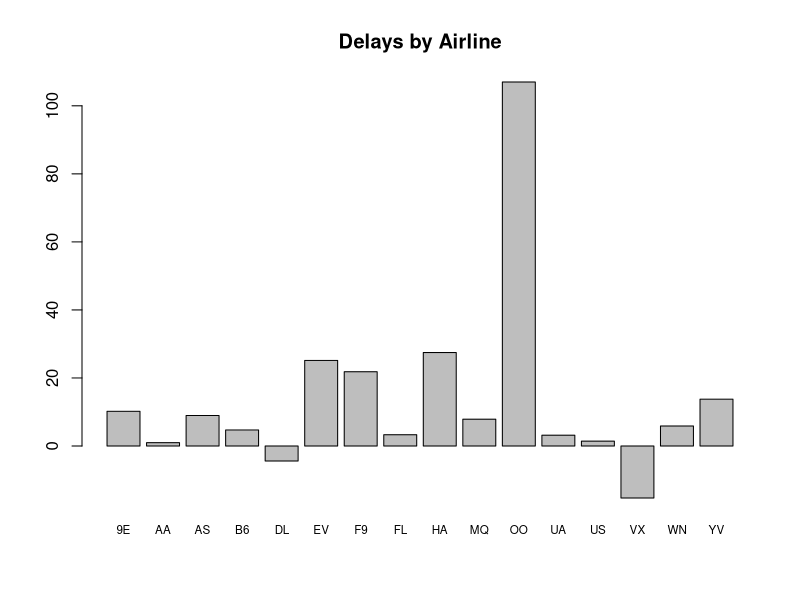

This figure's R source:
## ---- chunk 1
somedata <- c(10.4, 9.8, 5.6, 4,9, 2,4, 3.1, 7.2, 6.4, 8.8, 12.5, 21.7)

## ---- chunk 2
somedata[5]
## ---- chunk 3
somedata[-5]
## ---- chunk 4
length(somedata)
## ---- chunk 5
max(somedata)-min(somedata)
## ---- chunk 6
greaterthanten <- somedata > 10
somedata[greaterthanten]
## ---- chunk 7
any(somedata==7.2)
## ---- chunk 8
student.state <- c("MI", "IL", "NY", "MI", "NY", "HI", "IL", "MI", "MI", "NY")
## ---- chunk 9
student.state.factor <- as.factor(student.state)
## ---- chunk 10
nlevels(student.state.factor)
## ---- chunk 11
str(student.state.factor)
once <- summary(student.state.factor)

names(once[once == 1])


# HI


## ---- chunk 12
# Write code below to import nycflightsjan13 dataset into an object named nyc
nyc <- read.csv("nycflightsjan13.csv")
print("Str")
str(nyc)

print("Summary")
summary(nyc)

## ---- chunk 13
nrow(subset(nyc, nyc$carrier == "UA" & nyc$day == 12 ))

## ---- chunk 14
#Average delay
avgdelay <- mean(nyc$arr_delay, na.rm = TRUE)
avgdelay

#Maximum arrival delay
mad <- max(nyc$arr_delay, na.rm = TRUE)
mad

#median
median <- median(nyc$arr_delay, na.rm = TRUE)
median
## ---- chunk 15
airlinefactor <- as.factor(nyc$carrier)
## ---- chunk 16
delaybyairline <- tapply(nyc$arr_delay, nyc$carrier, mean, na.rm = TRUE)
delaybyairline
## ---- chunk 17
barplot(delaybyairline, main = "Delays by Airline", cex.names = 0.7)

## ---- chunk 18
#Highest Delay
names(delaybyairline[delaybyairline == max(delaybyairline)])

#lowestdelay
names(delaybyairline[delaybyairline == min(delaybyairline)])

#Negative?
any(delaybyairline < 0, TRUE)

#Yes, this is true!
